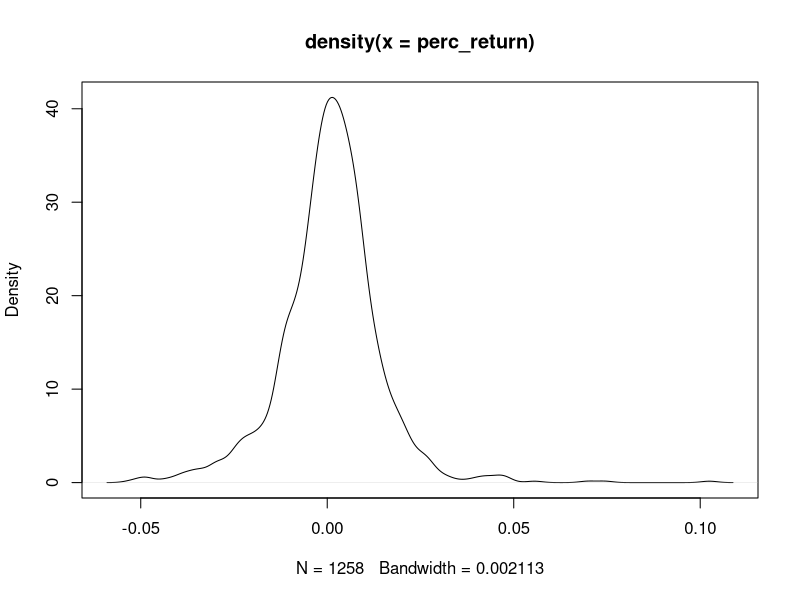
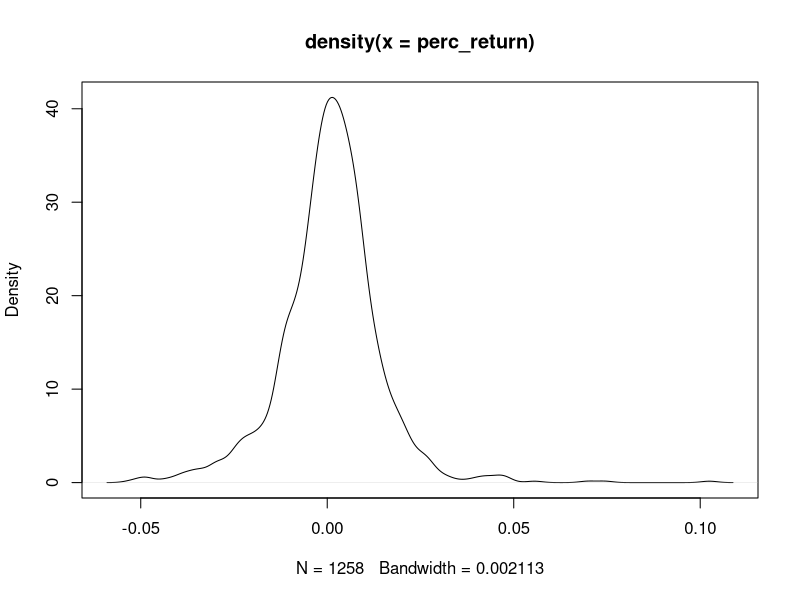

Source code (R) for these figures, in order:
setwd("C:/hw/stock")
# V stock
datV<-read.csv("V.csv",sep=",")


perc_return<-as.numeric()
for (i in 2:length(datV$Close)){
  perc_return[i] <- (datV$Close[i] - datV$Close[i - 1]) / datV$Close[i - 1]
}

perc_return<-perc_return[-which(is.na(perc_return))]

plot(density(perc_return))
mean(perc_return)

# making a function

plot_return <- function(data){
  perc_return <- as.numeric()
  for (i in 2:length(data)){
    perc_return[i] <- (data[i] - data[i-1]) / data[i-1]
  }
  perc_return <- perc_return[-which(is.na(perc_return))]
  return(arglist=c(mean(data),plot(density(perc_return))))
}

plot_return(datV$Close)
